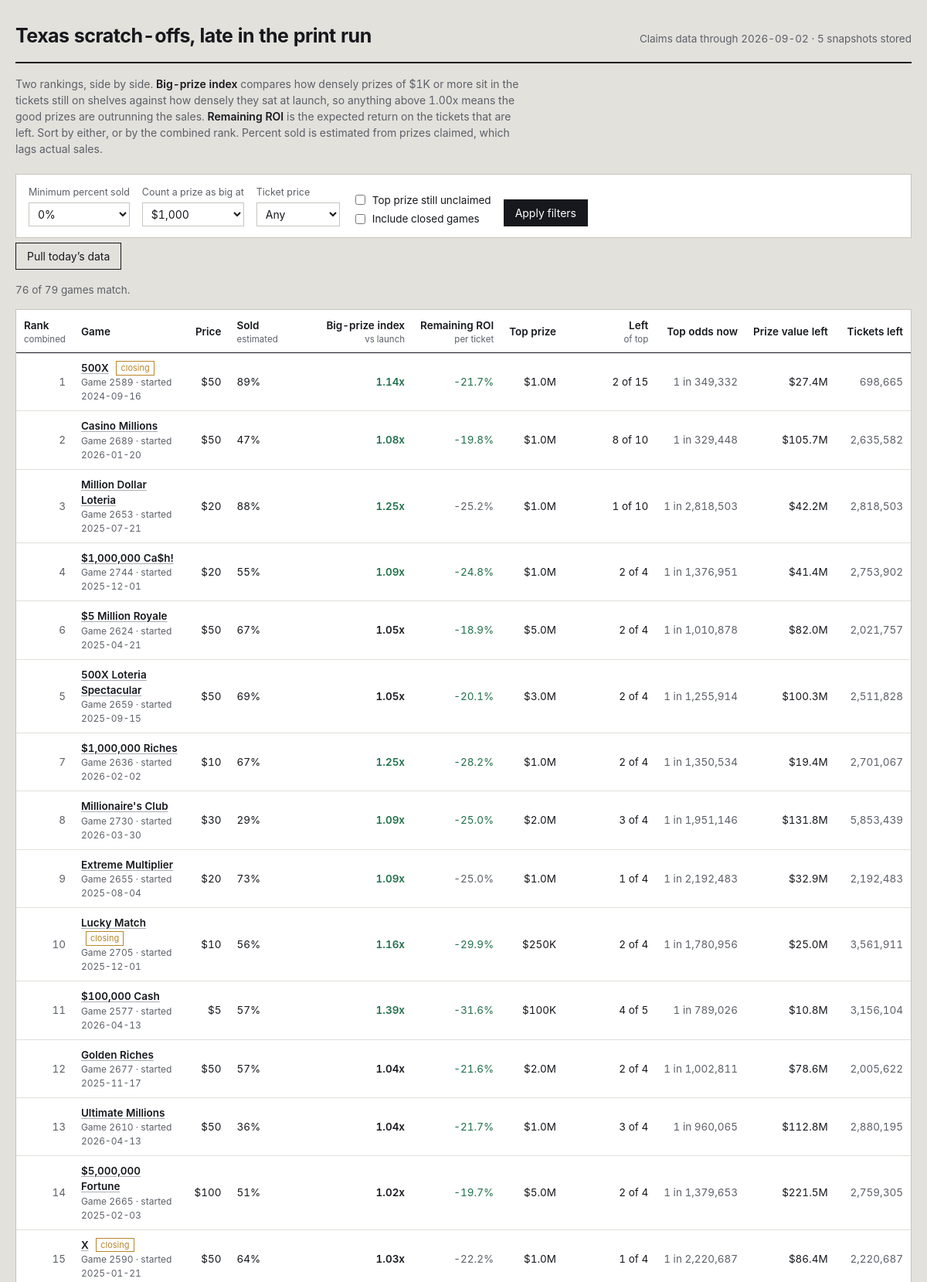
The page / (upper part) on the database its author committed.
### tables this page shows
CREATE TABLE games (
    game_number   INTEGER PRIMARY KEY,
    game_name     TEXT,
    ticket_price  REAL,
    start_date    TEXT,
    close_date    TEXT,
    total_tickets INTEGER,
    overall_odds  REAL,
    details_url   TEXT,
    closing_soon  INTEGER DEFAULT 0,
    active        INTEGER DEFAULT 1,
    first_seen    TEXT,
    last_seen     TEXT
);

CREATE TABLE prize_snapshots (
    snapshot_date  TEXT NOT NULL,
    game_number    INTEGER NOT NULL,
    prize_level    REAL NOT NULL,
    total_prizes   INTEGER NOT NULL,
    prizes_claimed INTEGER NOT NULL,
    PRIMARY KEY (snapshot_date, game_number, prize_level)
);

### app.py (the view)
@app.route("/")
def index():
    conn = db.connect()
    db.init(conn)
    latest = db.latest_snapshot_date(conn)
    if not latest:
        conn.close()
        return render_template("empty.html", running=_refresh_state["running"])
    big_threshold = float(request.args.get("big", 1000))
    min_sold = float(request.args.get("min_sold", 0)) / 100.0
    price_filter = request.args.get("price", "")
    include_closed = request.args.get("closed") == "1"
    sort_key = request.args.get("sort", "combined")
    only_top = request.args.get("top_left") == "1"
    rows = _snapshot_rows(conn, latest, big_threshold)
    games = db.load_games(conn)
    shown = []
    for r in rows:
        g = games.get(r["game_number"], {})
        if not include_closed and not g.get("active", 1):
            continue
        if r["pct_sold"] < min_sold:
            continue
        if price_filter and float(price_filter) != r["price"]:
            continue
        if only_top and not r["top_left"]:
            continue
        shown.append(r)
    col, desc = SORTS.get(sort_key, SORTS["combined"])
    shown.sort(key=lambda r: (r.get(col) is None, r.get(col) if r.get(col) is not None else 0),
               reverse=desc)
    if not desc:
        shown = [r for r in shown if r.get(col) is not None] + \
                [r for r in shown if r.get(col) is None]
    prices = sorted({r["price"] for r in rows if r["price"]})
    history_dates = db.snapshot_dates(conn)
    conn.close()
    return render_template(
        "index.html",
        rows=shown,
        total=len(rows),
        snapshot_date=latest,
        snapshot_count=len(history_dates),
        big_threshold=int(big_threshold),
        min_sold=int(min_sold * 100),
        price_filter=price_filter,
        include_closed=include_closed,
        only_top=only_top,
        sort_key=sort_key,
        prices=prices,
        running=_refresh_state["running"],
    )

### app.py (called while the page is built)
def _snapshot_rows(conn, snapshot_date, big_threshold):
    games = db.load_games(conn)
    snap = db.load_snapshot(conn, snapshot_date)
    return metrics.rank_all(games, snap, big_threshold)

@app.template_filter("pct")
def fmt_pct(v, digits=1):
    return "—" if v is None else f"{v * 100:.{digits}f}%"

@app.template_filter("money")
def fmt_money(v):
    if v is None:
        return "—"
    if v >= 1_000_000:
        return f"${v / 1_000_000:.1f}M"
    if v >= 1_000:
        return f"${v / 1_000:,.0f}K"
    return f"${v:,.0f}"

@app.template_filter("num")
def fmt_num(v):
    return "—" if v is None else f"{v:,.0f}"

@app.template_filter("factor")
def fmt_factor(v):
    return "—" if v is None else f"{v:.2f}x"

@app.template_filter("odds")
def fmt_odds(v):
    return "—" if v is None else f"1 in {v:,.0f}"

### db.py (called while the page is built)
def connect(path=None):
    conn = sqlite3.connect(path or DB_PATH)
    conn.row_factory = sqlite3.Row
    conn.execute("PRAGMA foreign_keys = ON")
    return conn

def init(conn):
    conn.executescript(SCHEMA)
    conn.commit()

def latest_snapshot_date(conn):
    row = conn.execute("SELECT MAX(snapshot_date) AS d FROM prize_snapshots").fetchone()
    return row["d"] if row else None

def snapshot_dates(conn, game_number=None):
    if game_number is None:
        q = "SELECT DISTINCT snapshot_date FROM prize_snapshots ORDER BY snapshot_date"
        return [r[0] for r in conn.execute(q)]
    q = "SELECT DISTINCT snapshot_date FROM prize_snapshots WHERE game_number = ? ORDER BY snapshot_date"
    return [r[0] for r in conn.execute(q, (game_number,))]

def load_snapshot(conn, snapshot_date):
    out = {}
    q = """SELECT game_number, prize_level, total_prizes, prizes_claimed
           FROM prize_snapshots WHERE snapshot_date = ?"""
    for r in conn.execute(q, (snapshot_date,)):
        g = out.setdefault(r["game_number"], {"total": None, "levels": {}})
        if r["prize_level"] < 0:
            g["total"] = (r["total_prizes"], r["prizes_claimed"])
        else:
            g["levels"][r["prize_level"]] = (r["total_prizes"], r["prizes_claimed"])
    return out

def load_games(conn):
    return {r["game_number"]: dict(r) for r in conn.execute("SELECT * FROM games")}

### metrics.py (called while the page is built)
def _safe_div(a, b):
    return a / b if b else None

### templates/index.html (shortened to what this page needs)
{% extends "base.html" %}
{% macro sortlink(key, label, hint='') %}
  {% set q = request.args.to_dict() %}
  {% set _ = q.update({'sort': key}) %}
  <a href="{{ url_for('index', **q) }}">{{ label }}</a>
  {% if hint %}<span class="hint">{{ hint }}</span>{% endif %}
{% endmacro %}
{% block body %}
<header class="masthead">
  <h1>Texas scratch-offs, late in the print run</h1>
  <div class="meta">
    Claims data through {{ snapshot_date }} · {{ snapshot_count }} snapshot{{ '' if snapshot_count == 1 else 's' }} stored
  </div>
</header>
<p class="primer">
  Two rankings, side by side. <strong>Big-prize index</strong> compares how densely prizes of
  {{ big_threshold | money }} or more sit in the tickets still on shelves against how densely they
  sat at launch, so anything above 1.00x means the good prizes are outrunning the sales.
  <strong>Remaining ROI</strong> is the expected return on the tickets that are left. Sort by either,
  or by the combined rank. Percent sold is estimated from prizes claimed, which lags actual sales.
</p>
<form class="controls" method="get" action="{{ url_for('index') }}">
  <div class="field">
    <label for="min_sold">Minimum percent sold</label>
    <select id="min_sold" name="min_sold">
      {% for v in [0, 25, 50, 60, 70, 80, 90] %}
        <option value="{{ v }}" {{ 'selected' if min_sold == v }}>{{ v }}%</option>
      {% endfor %}
    </select>
  </div>
  <div class="field">
    <label for="big">Count a prize as big at</label>
    <select id="big" name="big">
      {% for v in [100, 500, 1000, 5000, 10000, 50000, 100000] %}
        <option value="{{ v }}" {{ 'selected' if big_threshold == v }}>${{ '{:,}'.format(v) }}</option>
      {% endfor %}
    </select>
  </div>
  <div class="field">
    <label for="price">Ticket price</label>
    <select id="price" name="price">
      <option value="">Any</option>
    </select>
  </div>
  <div class="checks">
    <label><input type="checkbox" name="top_left" value="1" {{ 'checked' if only_top }}> Top prize still unclaimed</label>
    <label><input type="checkbox" name="closed" value="1" {{ 'checked' if include_closed }}> Include closed games</label>
  </div>
  <button type="submit">Apply filters</button>
</form>
<form method="post" action="{{ url_for('do_refresh') }}" style="margin-bottom:16px">
  <button class="ghost" type="submit" {{ 'disabled' if running }}>
    {{ 'Pulling new data…' if running else 'Pull today’s data' }}
  </button>
</form>
<p class="count">{{ rows | length }} of {{ total }} games match.</p>
<div class="scroll">
<table>
  <thead>
    <tr>
      <th class="left">{{ sortlink('combined', 'Rank', 'combined') }}</th>
      <th class="left">Game</th>
      <th>{{ sortlink('price', 'Price') }}</th>
      <th class="left">{{ sortlink('sold', 'Sold', 'estimated') }}</th>
      <th>{{ sortlink('big', 'Big-prize index', 'vs launch') }}</th>
      <th>{{ sortlink('ev', 'Remaining ROI', 'per ticket') }}</th>
      <th>{{ sortlink('top_prize', 'Top prize') }}</th>
      <th>{{ sortlink('top_left', 'Left', 'of top') }}</th>
      <th>Top odds now</th>
      <th>{{ sortlink('value_left', 'Prize value left') }}</th>
      <th>Tickets left</th>
    </tr>
  </thead>
  <tbody>
  {% for r in rows %}
    <tr>
      <td class="rank">{{ r.rank_overall or '—' }}</td>
      <td class="left">
        <a class="name" href="{{ url_for('game_detail', game_number=r.game_number, big=big_threshold) }}">{{ r.game_name }}</a>
        {% if r.closing_soon %}<span class="tag">closing</span>{% endif %}
        <span class="sub">Game {{ r.game_number }}{% if r.start_date %} · started {{ r.start_date }}{% endif %}</span>
      </td>
      <td>${{ r.price | int }}</td>
      <td class="left sold {{ 'deep' if r.pct_sold >= 0.75 }}">
        {{ r.pct_sold | pct(0) }}
      </td>
      <td class="strong {{ 'pos' if r.big_index and r.big_index > 1.05 else ('neg' if r.big_index and r.big_index < 0.95 else '') }}">
        {{ r.big_index | factor }}
      </td>
      <td class="{{ 'pos' if r.roi_now and r.roi_now > (r.roi_start or -1) else 'dim' }}">
        {{ r.roi_now | pct }}
      </td>
      <td>{{ r.top_prize | money }}</td>
      <td>{{ r.top_left }} of {{ r.top_printed }}</td>
      <td class="dim">{{ r.top_odds_now | odds }}</td>
      <td>{{ r.value_left | money }}</td>
      <td class="dim">{{ r.tickets_left | num }}</td>
    </tr>
  {% else %}
    <tr><td colspan="11" class="left dim" style="padding:22px">No games match these filters. Loosen the minimum percent sold or clear the price filter.</td></tr>
  {% endfor %}
  </tbody>
</table>
</div>
{% endblock %}

### static/style.css (style rules this page uses)
:root { --paper: #e3e1dc; --card: #ffffff; --ink: #16181d; --ink-soft: #5c6068; --rule: #c8c5be; --rule-soft: #e2e0da; --latex: #a9adb2; --good: #1f6f4a; --bad: #9b2c2c; --foil: #b8862b; --focus: #2d5bb9; }
* { box-sizing: border-box; }
html { -webkit-text-size-adjust: 100%; }
body { margin: 0; background: var(--paper); color: var(--ink); font-family: "Inter", "Segoe UI", -apple-system, BlinkMacSystemFont, Roboto, Helvetica, Arial, sans-serif; font-size: 15px; line-height: 1.5; font-variant-numeric: tabular-nums; }
a { color: var(--ink); text-decoration-color: var(--latex); text-underline-offset: 2px; }
.masthead { display: flex; flex-wrap: wrap; align-items: baseline; gap: 8px 20px; padding-bottom: 14px; border-bottom: 2px solid var(--ink); }
.masthead h1 { margin: 0; font-size: 25px; font-weight: 650; letter-spacing: -0.02em; }
.masthead .meta { color: var(--ink-soft); font-size: 13.5px; margin-left: auto; }
.primer { margin: 16px 0 22px; max-width: 74ch; color: var(--ink-soft); font-size: 14px; }
.primer strong { color: var(--ink); font-weight: 600; }
.controls { display: flex; flex-wrap: wrap; align-items: flex-end; gap: 16px; padding: 14px 16px; background: var(--card); border: 1px solid var(--rule); margin-bottom: 6px; }
.field { display: flex; flex-direction: column; gap: 4px; }
.field label { font-size: 12.5px; color: var(--ink-soft); }
.field select, .field input[type="number"] { font: inherit; font-size: 14px; padding: 5px 7px; border: 1px solid var(--rule); background: #fff; color: var(--ink); min-width: 108px; }
.checks { display: flex; flex-direction: column; gap: 4px; font-size: 13.5px; }
.checks label { display: flex; align-items: center; gap: 6px; }
button, .btn { font: inherit; font-size: 14px; padding: 6px 14px; border: 1px solid var(--ink); background: var(--ink); color: #fff; cursor: pointer; }
button.ghost { background: transparent; color: var(--ink); }
.count { font-size: 13.5px; color: var(--ink-soft); margin: 0 0 14px; }
.scroll { overflow-x: auto; background: var(--card); border: 1px solid var(--rule); }
table { border-collapse: collapse; width: 100%; font-size: 13.5px; }
thead th { position: sticky; top: 0; background: var(--card); text-align: right; font-weight: 600; padding: 10px 10px 8px; border-bottom: 1.5px solid var(--ink); white-space: nowrap; z-index: 2; }
thead th:first-child, thead th.left { text-align: left; }
thead th a { text-decoration: none; }
thead th .hint { display: block; font-weight: 400; font-size: 11.5px; color: var(--ink-soft); }
tbody td { padding: 9px 10px; border-bottom: 1px solid var(--rule-soft); text-align: right; white-space: nowrap; }
tbody td.left { text-align: left; white-space: normal; }
.rank { color: var(--ink-soft); width: 42px; }
.name { font-weight: 560; }
.sub { display: block; font-size: 12px; color: var(--ink-soft); font-weight: 400; }
.tag { display: inline-block; font-size: 11px; padding: 0 5px; border: 1px solid var(--foil); color: var(--foil); margin-left: 6px; vertical-align: 1px; }
.sold { min-width: 116px; }
.pos { color: var(--good); }
.dim { color: var(--ink-soft); }
.strong { font-weight: 620; }

### rows shown on the page
games: game_name "500X", game_number "2589", start_date "2024-09-16", price "50"
prize_snapshots: top_prize "$1.0M"
games: game_name "Casino Millions", game_number "2689", start_date "2026-01-20", price "50"
prize_snapshots: top_prize "$1.0M"
games: game_name "Million Dollar Loteria", game_number "2653", start_date "2025-07-21", price "20"
prize_snapshots: top_prize "$1.0M"
games: rank_overall "4", game_name "$1,000,000 Ca$h!", game_number "2744", start_date "2025-12-01", price "20", pct_sold|pct "55%", big_index|factor "1.09x", roi_now|pct "-24.8%", top_prize "$1.0M", top_left "2", top_printed "4", top_odds_now|odds "1 in 1,376,951", value_left "$41.4M", tickets_left|num "2,753,902"
games: game_name "$5 Million Royale", game_number "2624", start_date "2025-04-21", price "50"
prize_snapshots: top_prize "$5.0M"
games: game_name "500X Loteria Spectacular", game_number "2659", start_date "2025-09-15", price "50"
prize_snapshots: top_prize "$3.0M"
games: game_name "$1,000,000 Riches", game_number "2636", start_date "2026-02-02", price "10"
prize_snapshots: top_prize "$1.0M"
games: rank_overall "8", game_name "Millionaire's Club", game_number "2730", start_date "2026-03-30", price "30", pct_sold|pct "29%", big_index|factor "1.09x", roi_now|pct "-25.0%", top_prize "$2.0M", top_left "3", top_printed "4", top_odds_now|odds "1 in 1,951,146", value_left "$131.8M", tickets_left|num "5,853,439"
games: game_name "Extreme Multiplier", game_number "2655", start_date "2025-08-04", price "20"
prize_snapshots: top_prize "$1.0M"
games: game_name "Lucky Match", game_number "2705", start_date "2025-12-01", price "10"
prize_snapshots: top_prize "$250K"
games: game_name "$100,000 Cash", game_number "2577", start_date "2026-04-13", price "5"
prize_snapshots: top_prize "$100K"
games: game_name "Golden Riches", game_number "2677", start_date "2025-11-17", price "50"
prize_snapshots: top_prize "$2.0M"
games: game_name "Ultimate Millions", game_number "2610", start_date "2026-04-13", price "50"
prize_snapshots: top_prize "$1.0M"
games: game_name "$5,000,000 Fortune", game_number "2665", start_date "2025-02-03", price "100"
prize_snapshots: top_prize "$5.0M"
games: game_number "2590", start_date "2025-01-21", price "50"
prize_snapshots: top_prize "$1.0M"

### other values the page prints
{{ snapshot_date }} "2026-09-02"
{{ snapshot_count }} "5"
{{ '' if snapshot_count == 1 else 's' }} "s"
{{ big_threshold | money }} "$1K"
{{ 'Pulling new data…' if running else 'Pull today’s data' }} "Pull today’s data"
{{ rows | length }} "76"
{{ total }} "79"
{{ label }} "Rank Price Sold Big-prize index Remaining ROI Top prize Left Prize value left"
{{ hint }} "combined estimated vs launch per ticket of top"
{{ r.rank_overall or '—' }} "1" "2" "3" "6" "5" "7" "9" "10" "11" "12" "13" "14" "15"
{{ r.pct_sold | pct(0) }} "89%" "47%" "88%" "67%" "69%" "67%" "73%" "56%" "57%" "57%" "36%" "51%" "64%"
{{ r.big_index | factor }} "1.14x" "1.08x" "1.25x" "1.05x" "1.05x" "1.25x" "1.09x" "1.16x" "1.39x" "1.04x" "1.04x" "1.02x" "1.03x"
{{ r.roi_now | pct }} "-21.7%" "-19.8%" "-25.2%" "-18.9%" "-20.1%" "-28.2%" "-25.0%" "-29.9%" "-31.6%" "-21.6%" "-21.7%" "-19.7%" "-22.2%"
{{ r.top_left }} "2" "8" "1" "2" "2" "2" "1" "2" "4" "2" "3" "2" "1"
{{ r.top_printed }} "15" "10" "10" "4" "4" "4" "4" "4" "5" "4" "4" "4" "4"
